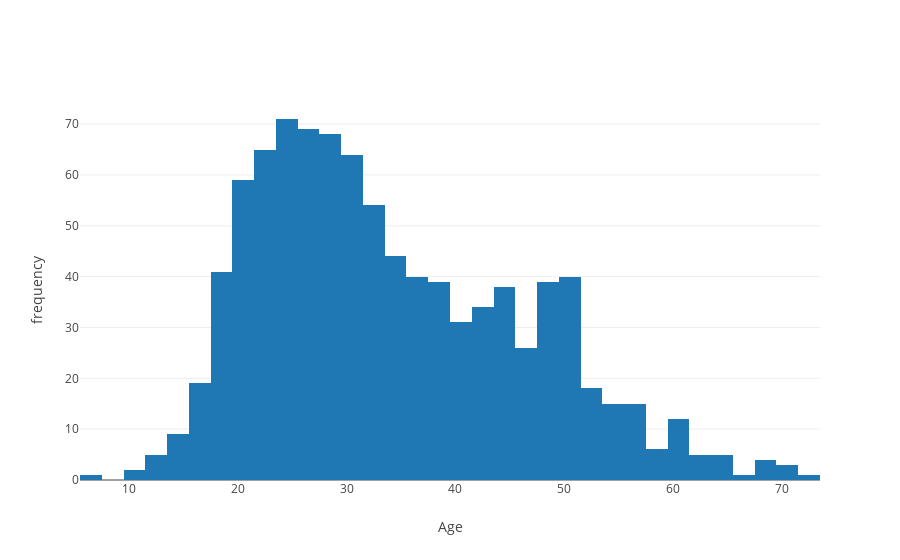

Here is the notebook cell this chart was saved with:
### Markdown cell above
#### plotting the histogram for age and rating frequency

### Code cell
trace = [go.Histogram(
    x = u_user_df.age
    )]
layout = go.Layout(
    xaxis = dict(
        title='Age'
        ),
    yaxis = dict(
        title='frequency'
        )
    )
pfig = go.Figure(data=trace, layout=layout)
plot.iplot(pfig, filename='text-hover-bar')

### Figure 1 — Plotly figure (JSON) as saved in the notebook; plotly's stock layout.template omitted (floating-point values rounded to 4 significant figures; data arrays with more than 128 entries replaced by an {"elided": "..."} marker saying what was removed)
{"data": [{"type": "histogram", "x": {"elided": "943 int values"}}], "layout": {"xaxis": {"title": "Age"}, "yaxis": {"title": "frequency"}}}
